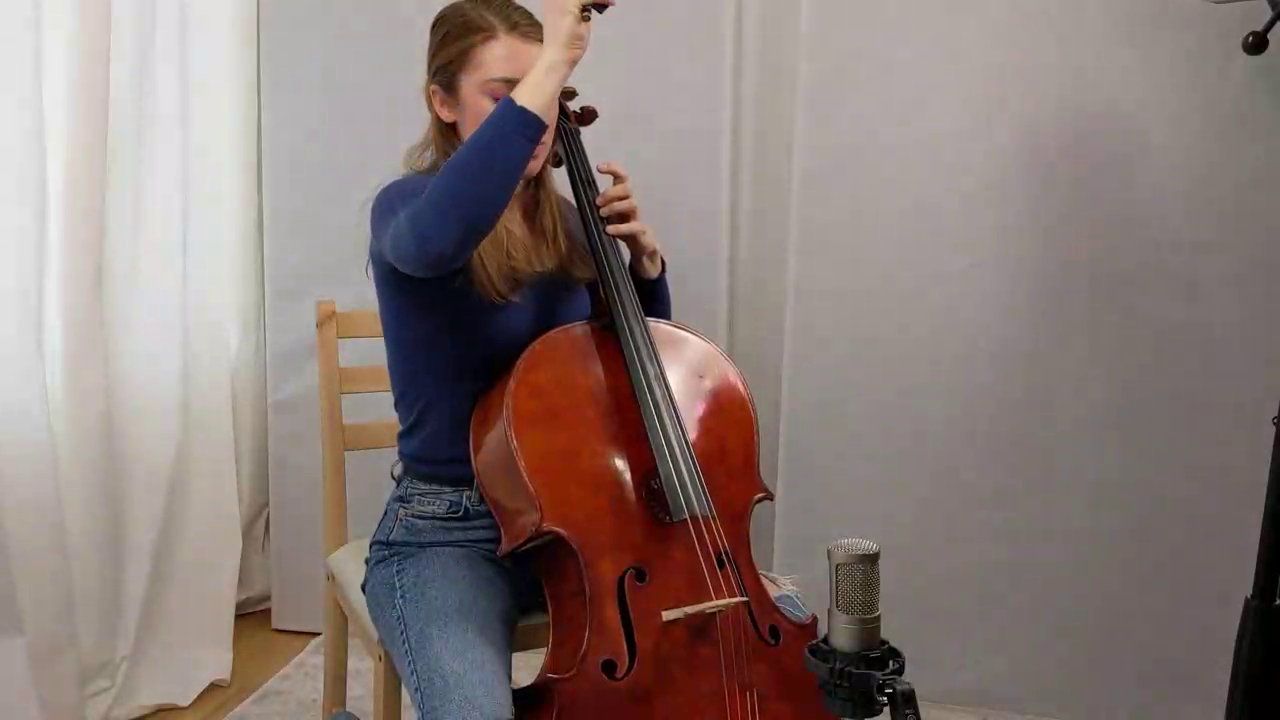
#> input picture frame 35 of src/computer_vision/hand_pose_detection/Cello_backend_test.mp4, 1280 x 720 px, given in place of Too much pronation (1).mp4, which was not available
$ python newModel.py
#> lines starting #> are read from the running program, lines starting #| are printed output that depends on the picture; pictures that were not available may be replaced by others from this repository, and a replacement may not be noted
import cv2
import os

def makedir (directory):
    if not os.path.exists(directory):
        os.makedirs(directory)
        return None
    else:
        pass

def ResizeWithAspectRatio(image, width=None, height=None, inter=cv2.INTER_AREA):
    dim = None
    (h, w) = image.shape[:2]

    if width is None and height is None:
        return image
    if width is None:
        r = height / float(h)
        dim = (int(w * r), height)
    else:
        r = width / float(w)
        dim = (width, int(h * r))

    return cv2.resize(image, dim, interpolation=inter)

video_file_path = 'Too much pronation (1).mp4'
cap = cv2.VideoCapture(video_file_path)

i=0
image_count = 0

while i < 3:
    ret, frame = cap.read()
#> frame is the input picture: shape (720, 1280, 3); mean B, G, R 119.3, 123.1, 137.6
    frame = cv2.flip(frame, 1)
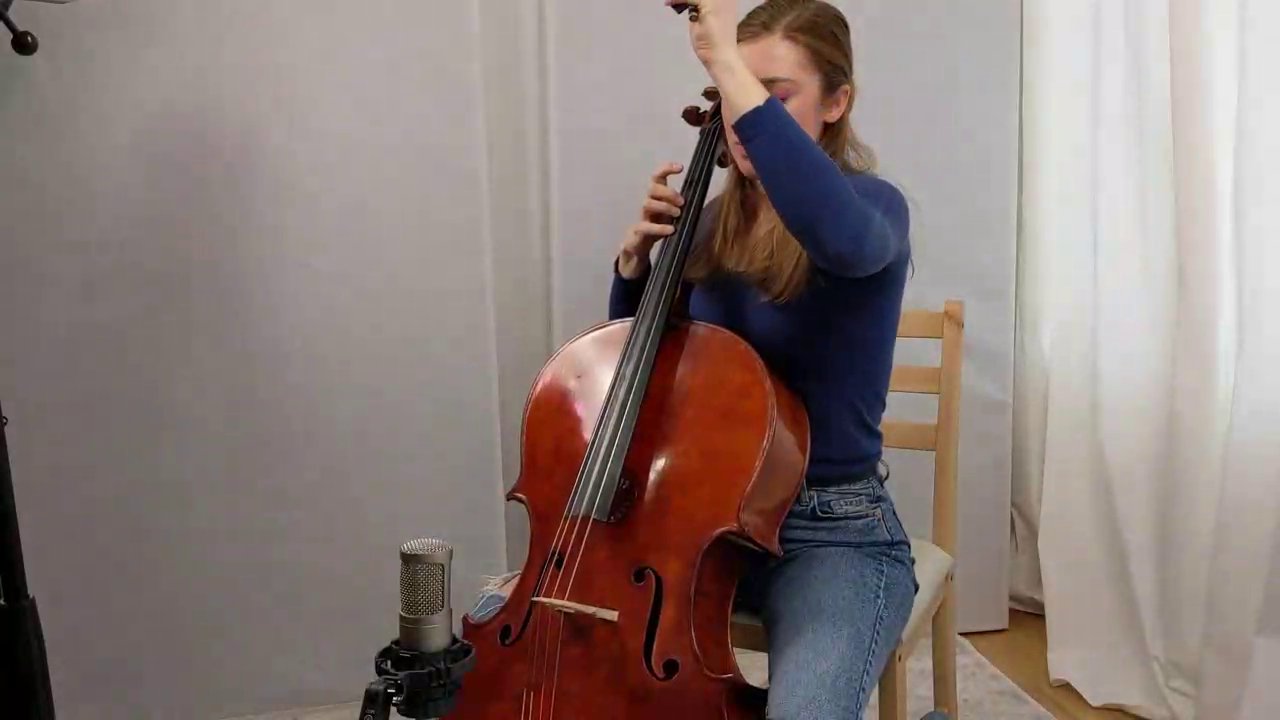
#> frame: shape (720, 1280, 3); mean B, G, R 119.3, 123.1, 137.6

    #define region of interest
    roi = frame[500:800, 500:1500]
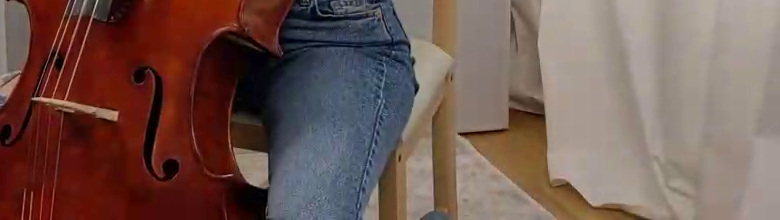
#> roi: shape (220, 780, 3); mean B, G, R 81.6, 88.4, 113.9
    roi = ResizeWithAspectRatio(roi, height=200)
    cv2.imshow('roi', roi)
    roi = cv2.cvtColor(roi, cv2.COLOR_BGR2GRAY)
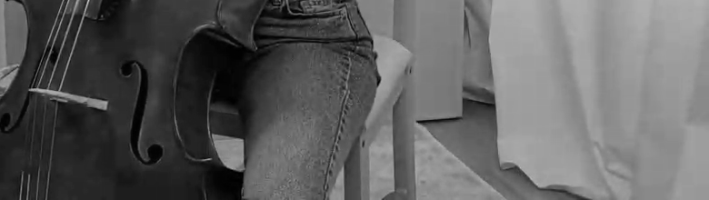
#> roi: shape (200, 709); min 0, max 190, mean 95.2
    roi = cv2.resize(roi, (28, 28), interpolation= cv2.INTER_AREA)
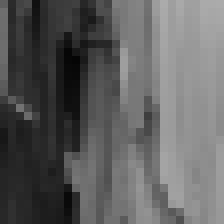
#> roi: shape (28, 28) (shown 8 times larger); min 5, max 171, mean 95.2

    cv2.imshow('roi scaled and gray', roi)
    copy = frame.copy()
    cv2.rectangle(copy, (500, 500), (800, 1500), (255, 0, 0), 5)

    if i == 0:
        image_count = 0
        cv2.putText(copy, "Hit Enter to Record When Ready", (100, 100), cv2.FONT_HERSHEY_COMPLEX, 1, (0, 255, 0), 1)
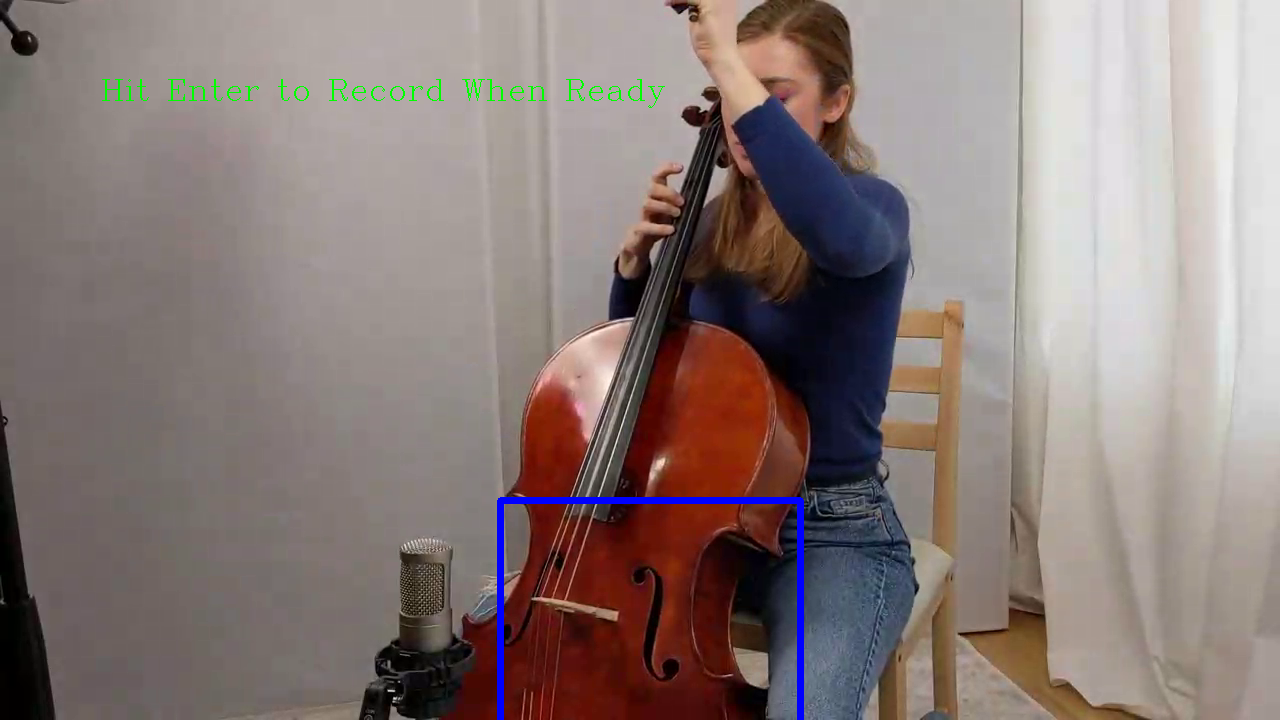
#> copy: shape (720, 1280, 3); mean B, G, R 120.1, 122.9, 136.8
    if i == 1:
        image_count += 1
        cv2.putText(copy, "Recording First Gesture - Train", (100, 100), cv2.FONT_HERSHEY_COMPLEX, 1, (0, 255, 0), 1)
        cv2.putText(copy, str(image_count), (400, 400), cv2.FONT_HERSHEY_COMPLEX, 1, (0, 255, 0), 1)
        gesture_one = './handgestures/train/0/'
        makedir(gesture_one)
        cv2.imwrite(gesture_one + str(image_count) + ".jpg", roi)
    if i == 2:
        image_count += 1
        cv2.putText(copy, "Recording First Gesture - Test", (100, 100), cv2.FONT_HERSHEY_COMPLEX, 1, (0, 255, 0), 1)
        cv2.putText(copy, str(image_count), (400, 400), cv2.FONT_HERSHEY_COMPLEX, 1, (0, 255, 0), 1)
        gesture_one = './handgestures/test/0/'
        makedir(gesture_one)
        cv2.imwrite(gesture_one + str(image_count) + ".jpg", roi)

    copy = ResizeWithAspectRatio(copy, height=800)
    cv2.imshow('frame', copy)

    if cv2.waitKey(1) == 13:
#> (key Esc is pressed here)
        image_count = 0
        i += 1

cap.release()

$ run again, starting later in the video
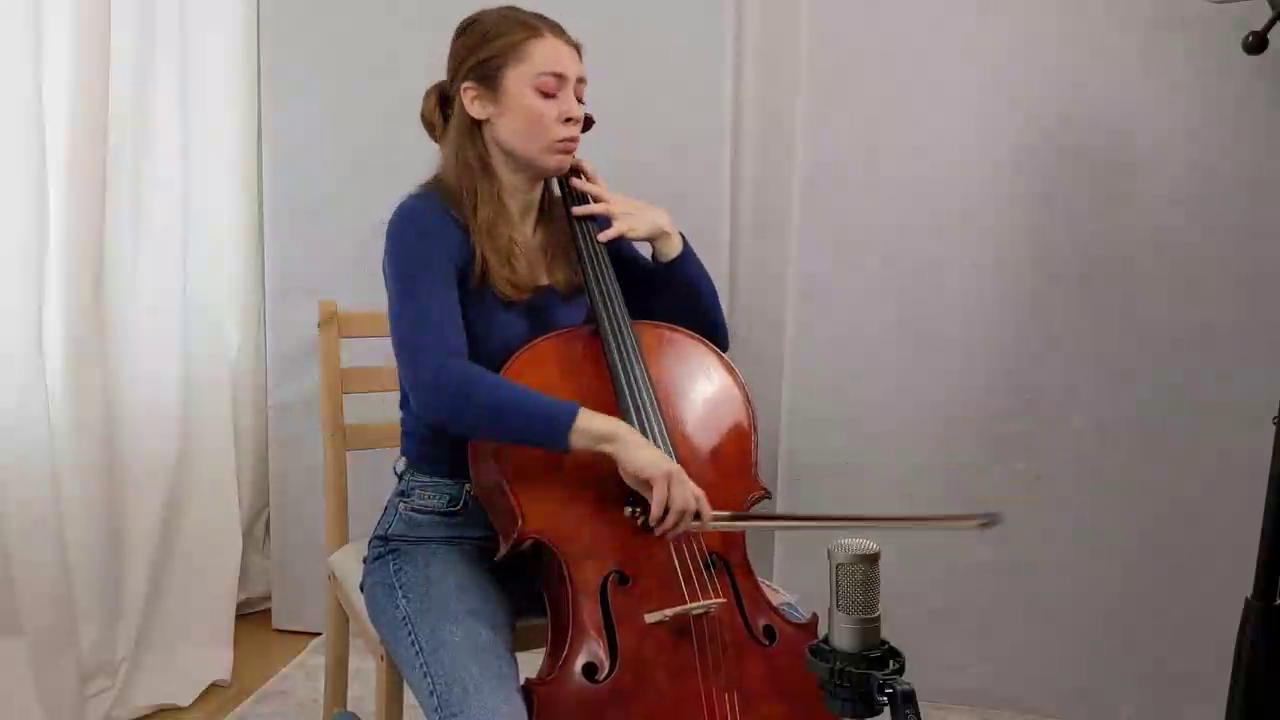
#> input picture frame 161 of src/computer_vision/hand_pose_detection/Cello_backend_test.mp4, 1280 x 720 px, given in place of Too much pronation (1).mp4, which was not available
#> frame is the input picture: shape (720, 1280, 3); mean B, G, R 122.9, 124.7, 139.4
#> `roi = cv2.cvtColor(roi, cv2.COLOR_BGR2GRAY)`:
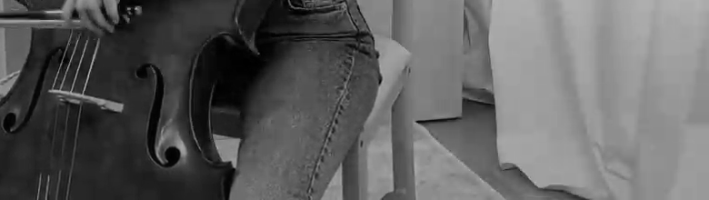
#> roi: shape (200, 709); min 0, max 177, mean 95.4
#> `cv2.putText(copy, "Hit Enter to Record When Ready", (100, 100), cv2.FO..`:
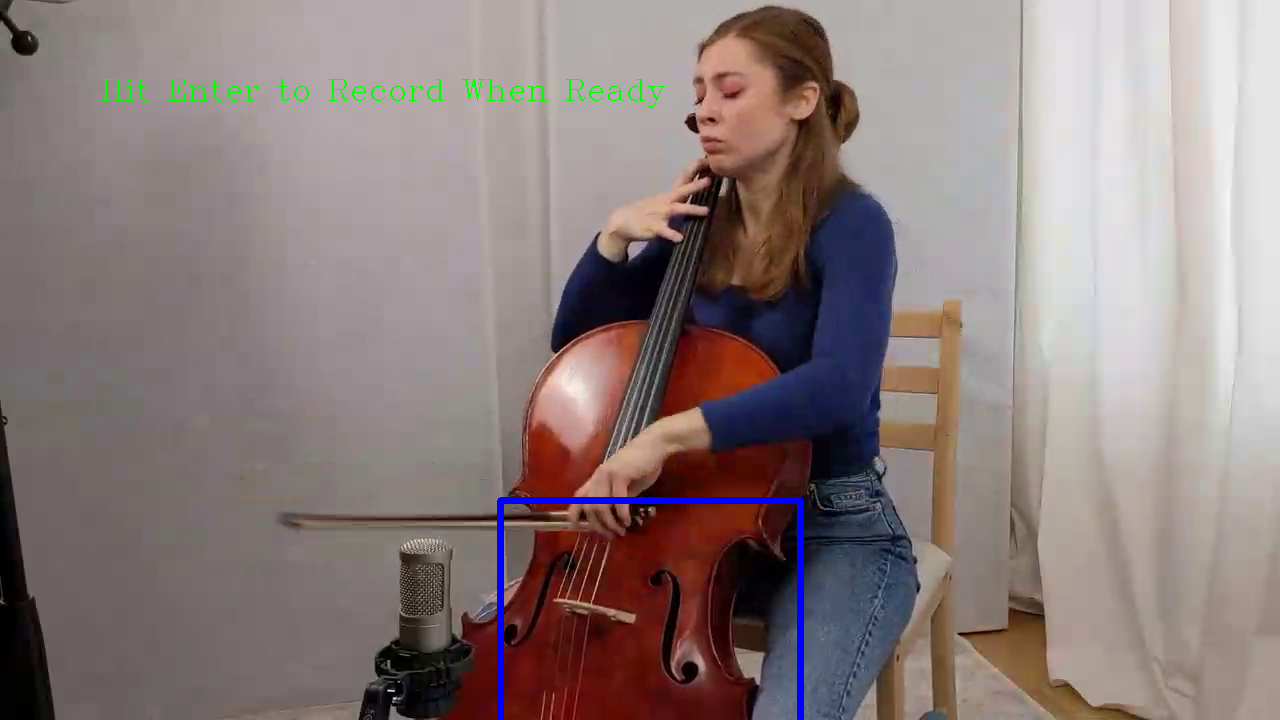
#> copy: shape (720, 1280, 3); mean B, G, R 123.7, 124.5, 138.6

$ run again, starting later in the video
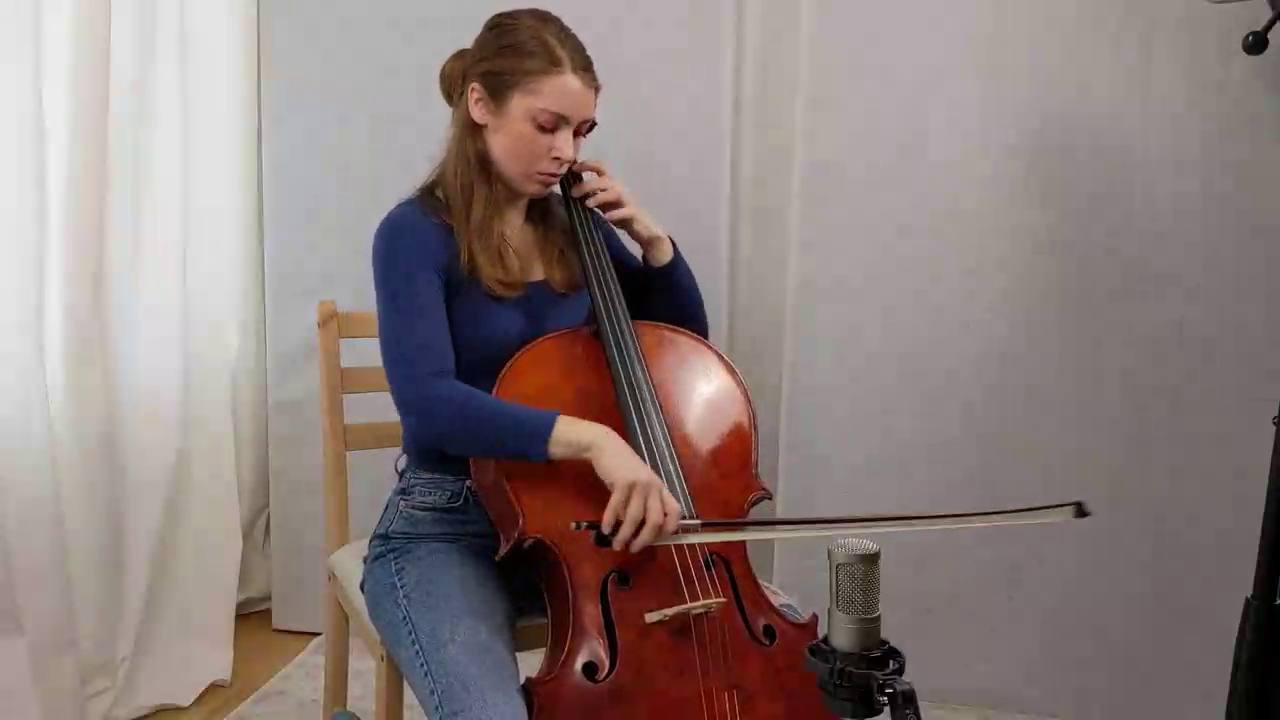
#> input picture frame 286 of src/computer_vision/hand_pose_detection/Cello_backend_test.mp4, 1280 x 720 px, given in place of Too much pronation (1).mp4, which was not available
#> frame is the input picture: shape (720, 1280, 3); mean B, G, R 124, 126.3, 140.3
#> `roi = cv2.cvtColor(roi, cv2.COLOR_BGR2GRAY)`:
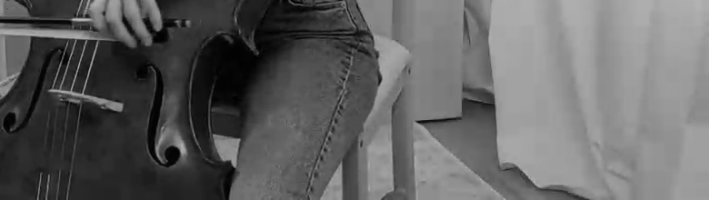
#> roi: shape (200, 709); min 0, max 187, mean 98
#> `cv2.putText(copy, "Hit Enter to Record When Ready", (100, 100), cv2.FO..`:
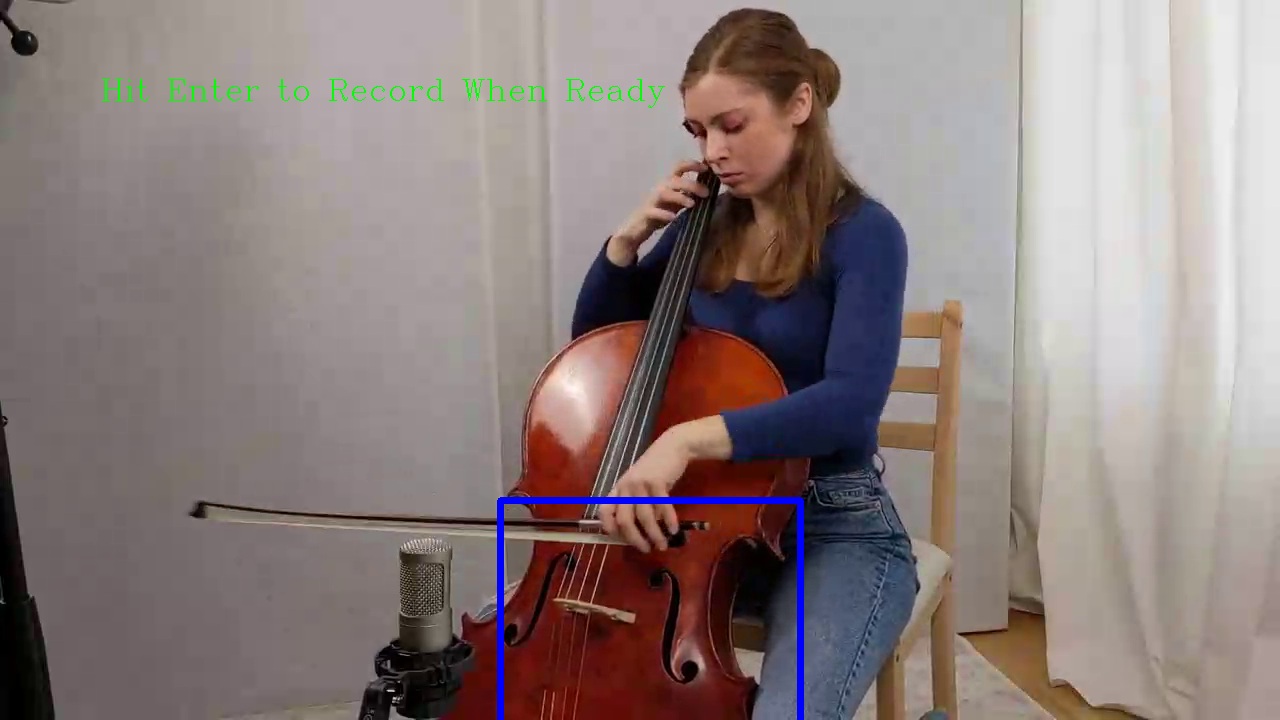
#> copy: shape (720, 1280, 3); mean B, G, R 124.7, 126.1, 139.4
